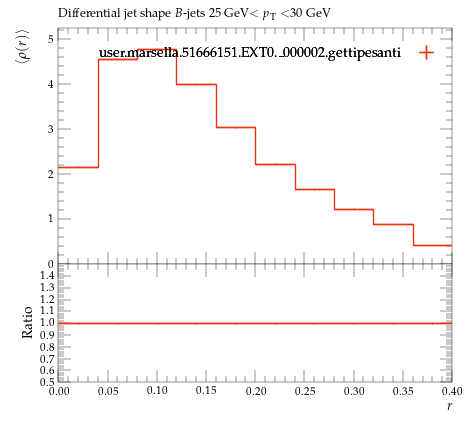

This figure's Python source:
#! /usr/bin/env python

# This Python script was auto-generated using YODA v2.0.2.
# Analysis object: /MC_HFDECAYS/avg_B_jet_rho_25_30
# Timestamp: 24-07-2026 (16:40:05)

import matplotlib as mpl
import matplotlib.pyplot as plt
mpl.use('Agg') # comment out for interactive use
import os
import numpy as np

plotDir = os.path.split(os.path.realpath(__file__))[0]
if 'YODA_USER_PLOT_PATH' in globals():
    plot_outdir = globals()['YODA_USER_PLOT_PATH']
else:
    plot_outdir = plotDir

#plot style
plt.style.use(os.path.join(plotDir, '../default.mplstyle'))
# plot metadata
figW, figH = plt.rcParams['figure.figsize']
ax_xLabel = r'$r$'
ax_yLabel = r'$\langle\rho(r)\rangle$'
ax_title  = r'Differential jet shape $B$-jets 25 GeV$<p_\mathrm{T}<$30 GeV'
ax_xScale = 'linear'
ax_yScale = 'linear'
xLims = (0.0, 0.4)
yLims = (0.0, 5.2551136000000005)

# TeX-friendly labels for the legend
labels = {
    'legend' : ([ r"user.marsella.51666151.EXT0.\_000002.gettipesanti" ], r""),
}

# Adjust canvas width and height
canvasW = 10.0
canvasH = 9.0
figW *= canvasW/10.
figH *= canvasH/9.

# Create figure and axis objects
fig, (ax, ratio0_ax) = plt.subplots(2, 1, sharex=True,
                  figsize=(figW,figH), gridspec_kw={'height_ratios': (6.0, 3.0)})

# Set figure margins
plt.subplots_adjust(
    left   = 1.0 * plt.rcParams['figure.subplot.left'],
    right  = 1.0 * plt.rcParams['figure.subplot.right'],
    top    = 1.0 * plt.rcParams['figure.subplot.top'],
    bottom = 1.0 * plt.rcParams['figure.subplot.bottom'])

ratio0_ax.yaxis.set_major_locator(mpl.ticker.MultipleLocator(0.1))
ratio0_ax.set_ylim(0.5, 1.4999)
ratio0_ax.set_ylabel('Ratio')

# the numerical data is stored in a separate file
dataf = dict()
prefix = os.path.split(__file__)[0]
if prefix:    prefix = prefix + '/'
exec(open(prefix+'avg_B_jet_rho_25_30__data.py').read(), dataf)


legend_handles = dict() # keep track of handles for the legend

# style options for curves
# starts at zorder>=5 to draw curve on top of legend
styles = {
  'user.marsella.51666151.EXT0._000002.gettipesanti.yoda.gz': {
    'color' : '#EE3311',
    'linestyle' : '-',
    'linewidth' : 1,
    'marker' : 'none',
    'markersize' : 2,
    'capsize' : 0.0,
    'zorder' : 5,
    'histstyle' : 1,
    'drawstyle' : 'steps-pre',
    'xerrorbars' : 1,
    'yerrorbars' : 1,
    'fillcolor' : None,
    'fillopacity' : 1.0,
    'ratio0_linestyle' : '-',
    'ratio0_linewidth' : 1,
    'ratio0_marker' : 'none',
    'ratio0_markersize' : 2,
    'ratio0_capsize' : 0.0,
    'ratio0_zorder' : 5,
    'ratio0_histstyle' : 1,
    'ratio0_drawstyle' : 'steps-pre',
    'ratio0_xerrorbars' : 1,
    'ratio0_yerrorbars' : 1,
  },
}

# curve from input yoda files in main panel
for label, yvals in dataf['yvals'].items():
    if all(np.isnan(v) for v in dataf['yvals'][label]):
        continue
    tmp = None
    if styles[label]['histstyle']: # draw as histogram
        xpos = dataf['xedges'][label] if styles[label]['drawstyle'] else dataf['xpoints'][label]
        ypos = np.insert(yvals, 0, yvals[0]) if styles[label]['drawstyle'] else yvals
        if styles[label]['fillcolor']: # fill area below curve
            ax.fill_between(xpos, ypos, step='pre',
                            color=styles[label]['fillcolor'],
                            alpha=styles[label]['fillopacity'])
        tmp, = ax.plot(xpos, ypos,
                       color=styles[label]['color'],
                       linestyle=styles[label]['linestyle'],
                       linewidth=styles[label]['linewidth'],
                       drawstyle=styles[label]['drawstyle'], solid_joinstyle='miter',
                       zorder=styles[label]['zorder'], label=label)
    tmp = ax.errorbar(dataf['xpoints'][label], yvals,
                      xerr=np.array(dataf['xerrs'][label])*styles[label]['xerrorbars'],
                      yerr=np.array(dataf['yerrs'][label])*styles[label]['yerrorbars'],
                      fmt=styles[label]['marker'], capsize=styles[label]['capsize'],
                      markersize=styles[label]['markersize'],
                      ecolor=styles[label]['color'],
                      color=styles[label]['color'], zorder=styles[label]['zorder'])
    tmp[-1][0].set_linestyle(styles[label]['linestyle'])
    tmp[-1][0].set_linewidth(styles[label]['linewidth'])
    if label in dataf['add_legend_handle']:  legend_handles[label] = tmp
    for varLabel in dataf['variation_yvals'].keys():
        if varLabel.startswith(label):
            tmp, = ax.plot(dataf['xedges'][label], dataf['variation_yvals'][varLabel],
                           color=styles[label]['color'],
                           linestyle=styles[label]['linestyle'],
                           linewidth=styles[label]['linewidth'],
                           drawstyle='steps-pre', solid_joinstyle='miter',
                           zorder=styles[label]['zorder'], alpha=0.5)


# plots on ratio panel
# curve from input yoda files in ratio panel
for label, yvals in dataf['ratio0_yvals'].items():
    if all(np.isnan(v) for v in yvals):
        continue
    if styles[label]['ratio0_histstyle']: # plot as histogram
        xpos = dataf['xedges']['user.marsella.51666151.EXT0._000002.gettipesanti.yoda.gz'] if styles[label]['ratio0_drawstyle'] else dataf['xpoints']['user.marsella.51666151.EXT0._000002.gettipesanti.yoda.gz']
        ypos = np.insert(yvals, 0, yvals[0]) if styles[label]['ratio0_drawstyle'] else yvals
        ratio0_ax.plot(xpos, ypos,
                       color=styles[label]['color'],
                       linewidth=styles[label]['linewidth'],
                       linestyle=styles[label]['ratio0_linestyle'],
                       drawstyle=styles[label]['ratio0_drawstyle'], zorder=styles[label]['zorder'],
                       solid_joinstyle='miter')
    tmp = ratio0_ax.errorbar(dataf['xpoints']['user.marsella.51666151.EXT0._000002.gettipesanti.yoda.gz'], yvals,
                             xerr=np.array(dataf['ref_xerrs'])*styles[label]['ratio0_xerrorbars'],
                             yerr=np.array(dataf['ratio0_yerrs'][label])*styles[label]['ratio0_yerrorbars'],
                             fmt=styles[label]['ratio0_marker'], capsize=styles[label]['ratio0_capsize'],
                             markersize=styles[label]['ratio0_markersize'],
                             ecolor=styles[label]['color'],
                             color=styles[label]['color'])
    tmp[-1][0].set_linestyle(styles[label]['ratio0_linestyle'])
    tmp[-1][0].set_linewidth(styles[label]['ratio0_linewidth'])

    for varlabel in dataf['ratio0_variation_vals'].keys():
        if varlabel.startswith(label):
            ratio0_ax.plot(dataf['xedges']['user.marsella.51666151.EXT0._000002.gettipesanti.yoda.gz'],
                            dataf['ratio0_variation_vals'][varlabel],
                            color=styles[label]['color'],
                            linestyle=styles[label]['linestyle'],
                            linewidth=styles[label]['linewidth'],
                            drawstyle='steps-pre', solid_joinstyle='miter',
                            zorder=1, alpha=0.5)

legend_items = list(legend_handles.values())
ax.add_artist(ax.legend(legend_items,
                        labels['legend'][0],
                        title=labels['legend'][1],
                        alignment='right',
                        loc='upper right',
                        bbox_to_anchor=(1.0, 0.97),markerfirst=False))

# set plot metadata as defined above
ratio0_ax.set_xlabel(ax_xLabel)
ratio0_ax.xaxis.set_label_coords(1., -0.15)
ax.set_ylabel(ax_yLabel, ha='right', va='top')
ax.yaxis.set_label_coords(-0.11, 1.0)
ax.set_title(ax_title, loc='left')
ax.set_xscale(ax_xScale)
ax.set_yscale(ax_yScale)
ax.set_xlim(xLims)
ax.set_ylim(yLims)

# tick formatting
plt.rcParams['xtick.top'] = True
plt.rcParams['ytick.right'] = True
fig.align_ylabels((ax, ratio0_ax))
plt.savefig(os.path.join(plot_outdir, 'avg_B_jet_rho_25_30.pdf'), format='PDF')
plt.savefig(os.path.join(plot_outdir, 'avg_B_jet_rho_25_30.png'), format='PNG')

plt.close(fig)
